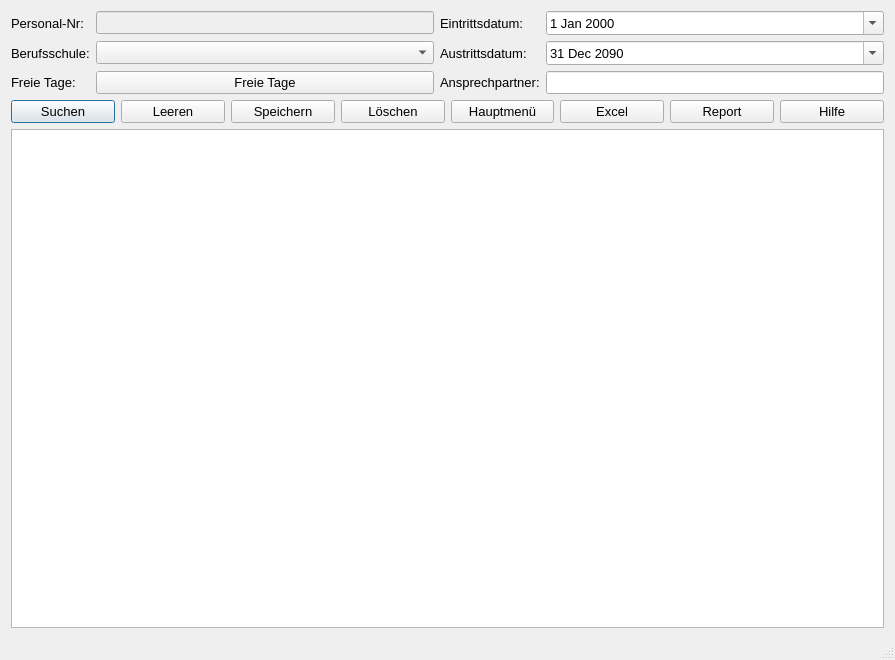
<?xml version="1.0" encoding="UTF-8"?>
<ui version="4.0">
 <class>Berufsschule</class>
 <widget class="QDialog" name="Berufsschule">
  <property name="geometry">
   <rect>
    <x>0</x>
    <y>0</y>
    <width>895</width>
    <height>660</height>
   </rect>
  </property>
  <property name="minimumSize">
   <size>
    <width>895</width>
    <height>660</height>
   </size>
  </property>
  <property name="windowTitle">
   <string>Berufsschule</string>
  </property>
  <property name="sizeGripEnabled">
   <bool>true</bool>
  </property>
  <layout class="QGridLayout" name="gridLayout">
   <item row="5" column="0" colspan="9">
    <layout class="QGridLayout" name="gridLayout_2">
     <item row="0" column="0">
      <widget class="QPushButton" name="pb_suchen">
       <property name="minimumSize">
        <size>
         <width>100</width>
         <height>0</height>
        </size>
       </property>
       <property name="font">
        <font>
         <pointsize>10</pointsize>
        </font>
       </property>
       <property name="text">
        <string>Suchen</string>
       </property>
       <property name="icon">
        <iconset>
         <normaloff>C:/Users/koele/_Symbole/UsedSymbols/searchmagnifierinterfacesymbol1_79893.ico</normaloff>C:/Users/koele/_Symbole/UsedSymbols/searchmagnifierinterfacesymbol1_79893.ico</iconset>
       </property>
      </widget>
     </item>
     <item row="0" column="1">
      <widget class="QPushButton" name="bt_clear">
       <property name="minimumSize">
        <size>
         <width>100</width>
         <height>0</height>
        </size>
       </property>
       <property name="font">
        <font>
         <pointsize>10</pointsize>
        </font>
       </property>
       <property name="text">
        <string>Leeren</string>
       </property>
       <property name="icon">
        <iconset>
         <normaloff>Z:/Knapp_Apprentice_Training/_Symbole/UsedSymbols/-clear_90704.ico</normaloff>Z:/Knapp_Apprentice_Training/_Symbole/UsedSymbols/-clear_90704.ico</iconset>
       </property>
      </widget>
     </item>
     <item row="0" column="4">
      <widget class="QPushButton" name="btHp">
       <property name="minimumSize">
        <size>
         <width>100</width>
         <height>0</height>
        </size>
       </property>
       <property name="font">
        <font>
         <pointsize>10</pointsize>
        </font>
       </property>
       <property name="text">
        <string>Hauptmenü</string>
       </property>
       <property name="icon">
        <iconset>
         <normaloff>C:/Users/koele/_Symbole/UsedSymbols/log-out_icon-icons.com_50106.ico</normaloff>C:/Users/koele/_Symbole/UsedSymbols/log-out_icon-icons.com_50106.ico</iconset>
       </property>
      </widget>
     </item>
     <item row="0" column="3">
      <widget class="QPushButton" name="btLoeschen">
       <property name="minimumSize">
        <size>
         <width>100</width>
         <height>0</height>
        </size>
       </property>
       <property name="font">
        <font>
         <pointsize>10</pointsize>
        </font>
       </property>
       <property name="text">
        <string>Löschen</string>
       </property>
       <property name="icon">
        <iconset>
         <normaloff>C:/Users/koele/_Symbole/UsedSymbols/seo-social-web-network-internet_262_icon-icons.com_61518.ico</normaloff>C:/Users/koele/_Symbole/UsedSymbols/seo-social-web-network-internet_262_icon-icons.com_61518.ico</iconset>
       </property>
      </widget>
     </item>
     <item row="0" column="6">
      <widget class="QPushButton" name="pb_report">
       <property name="minimumSize">
        <size>
         <width>100</width>
         <height>0</height>
        </size>
       </property>
       <property name="font">
        <font>
         <pointsize>10</pointsize>
        </font>
       </property>
       <property name="text">
        <string>Report</string>
       </property>
       <property name="icon">
        <iconset>
         <normaloff>C:/Users/koele/_Symbole/UsedSymbols/reporting_noun_report_document_file_icon_148360.ico</normaloff>C:/Users/koele/_Symbole/UsedSymbols/reporting_noun_report_document_file_icon_148360.ico</iconset>
       </property>
      </widget>
     </item>
     <item row="0" column="5">
      <widget class="QPushButton" name="btExcel">
       <property name="minimumSize">
        <size>
         <width>100</width>
         <height>0</height>
        </size>
       </property>
       <property name="font">
        <font>
         <pointsize>10</pointsize>
        </font>
       </property>
       <property name="text">
        <string>Excel</string>
       </property>
       <property name="icon">
        <iconset>
         <normaloff>C:/Users/koele/_Symbole/UsedSymbols/microsoft_excel_icon_132212.ico</normaloff>C:/Users/koele/_Symbole/UsedSymbols/microsoft_excel_icon_132212.ico</iconset>
       </property>
      </widget>
     </item>
     <item row="0" column="2">
      <widget class="QPushButton" name="btSpeichern">
       <property name="minimumSize">
        <size>
         <width>100</width>
         <height>0</height>
        </size>
       </property>
       <property name="font">
        <font>
         <pointsize>10</pointsize>
        </font>
       </property>
       <property name="text">
        <string>Speichern</string>
       </property>
       <property name="icon">
        <iconset>
         <normaloff>C:/Users/koele/_Symbole/UsedSymbols/save_3621.ico</normaloff>C:/Users/koele/_Symbole/UsedSymbols/save_3621.ico</iconset>
       </property>
      </widget>
     </item>
     <item row="0" column="7">
      <widget class="QPushButton" name="btHelp">
       <property name="minimumSize">
        <size>
         <width>100</width>
         <height>0</height>
        </size>
       </property>
       <property name="font">
        <font>
         <pointsize>10</pointsize>
        </font>
       </property>
       <property name="text">
        <string>Hilfe</string>
       </property>
       <property name="icon">
        <iconset>
         <normaloff>C:/Users/koele/_Symbole/UsedSymbols/info_13213.ico</normaloff>C:/Users/koele/_Symbole/UsedSymbols/info_13213.ico</iconset>
       </property>
      </widget>
     </item>
    </layout>
   </item>
   <item row="27" column="0" colspan="9">
    <widget class="QLabel" name="lab_INFO">
     <property name="maximumSize">
      <size>
       <width>16777215</width>
       <height>30</height>
      </size>
     </property>
     <property name="font">
      <font>
       <pointsize>10</pointsize>
      </font>
     </property>
     <property name="text">
      <string/>
     </property>
    </widget>
   </item>
   <item row="26" column="0" colspan="9">
    <widget class="QTableWidget" name="tw_Data">
     <property name="enabled">
      <bool>true</bool>
     </property>
     <property name="minimumSize">
      <size>
       <width>0</width>
       <height>0</height>
      </size>
     </property>
     <property name="maximumSize">
      <size>
       <width>16777215</width>
       <height>500</height>
      </size>
     </property>
     <property name="font">
      <font>
       <pointsize>10</pointsize>
      </font>
     </property>
     <property name="sizeAdjustPolicy">
      <enum>QAbstractScrollArea::AdjustIgnored</enum>
     </property>
     <property name="editTriggers">
      <set>QAbstractItemView::NoEditTriggers</set>
     </property>
     <property name="tabKeyNavigation">
      <bool>true</bool>
     </property>
     <property name="showDropIndicator" stdset="0">
      <bool>true</bool>
     </property>
     <property name="dragDropOverwriteMode">
      <bool>true</bool>
     </property>
     <property name="alternatingRowColors">
      <bool>true</bool>
     </property>
     <attribute name="verticalHeaderVisible">
      <bool>true</bool>
     </attribute>
    </widget>
   </item>
   <item row="0" column="0" colspan="9">
    <layout class="QGridLayout" name="gridLayout_4">
     <item row="1" column="1">
      <widget class="QComboBox" name="cb_Bs">
       <property name="font">
        <font>
         <pointsize>10</pointsize>
        </font>
       </property>
      </widget>
     </item>
     <item row="1" column="2">
      <widget class="QLabel" name="l_Austrittsdatum">
       <property name="font">
        <font>
         <pointsize>10</pointsize>
        </font>
       </property>
       <property name="text">
        <string>Austrittsdatum:</string>
       </property>
      </widget>
     </item>
     <item row="1" column="0">
      <widget class="QLabel" name="le_Berufsschule">
       <property name="font">
        <font>
         <pointsize>10</pointsize>
        </font>
       </property>
       <property name="text">
        <string>Berufsschule:</string>
       </property>
      </widget>
     </item>
     <item row="0" column="3">
      <widget class="QDateEdit" name="de_Eintritt">
       <property name="font">
        <font>
         <pointsize>10</pointsize>
        </font>
       </property>
       <property name="calendarPopup">
        <bool>true</bool>
       </property>
      </widget>
     </item>
     <item row="0" column="0">
      <widget class="QLabel" name="l_Vorname">
       <property name="font">
        <font>
         <pointsize>10</pointsize>
        </font>
       </property>
       <property name="text">
        <string>Personal-Nr:</string>
       </property>
      </widget>
     </item>
     <item row="0" column="2">
      <widget class="QLabel" name="l_Eintrittsdatum">
       <property name="font">
        <font>
         <pointsize>10</pointsize>
        </font>
       </property>
       <property name="text">
        <string>Eintrittsdatum:</string>
       </property>
      </widget>
     </item>
     <item row="1" column="3">
      <widget class="QDateEdit" name="de_Austritt">
       <property name="font">
        <font>
         <pointsize>10</pointsize>
        </font>
       </property>
       <property name="dateTime">
        <datetime>
         <hour>0</hour>
         <minute>0</minute>
         <second>0</second>
         <year>2090</year>
         <month>12</month>
         <day>31</day>
        </datetime>
       </property>
       <property name="maximumDateTime">
        <datetime>
         <hour>23</hour>
         <minute>59</minute>
         <second>59</second>
         <year>2090</year>
         <month>12</month>
         <day>31</day>
        </datetime>
       </property>
       <property name="calendarPopup">
        <bool>true</bool>
       </property>
      </widget>
     </item>
     <item row="0" column="1">
      <widget class="QLineEdit" name="le_PersNr">
       <property name="enabled">
        <bool>false</bool>
       </property>
       <property name="font">
        <font>
         <pointsize>10</pointsize>
        </font>
       </property>
      </widget>
     </item>
     <item row="2" column="0">
      <widget class="QLabel" name="label">
       <property name="font">
        <font>
         <pointsize>10</pointsize>
        </font>
       </property>
       <property name="text">
        <string>Freie Tage:</string>
       </property>
      </widget>
     </item>
     <item row="2" column="1">
      <widget class="QPushButton" name="pb_freieTage">
       <property name="font">
        <font>
         <pointsize>10</pointsize>
        </font>
       </property>
       <property name="text">
        <string>Freie Tage</string>
       </property>
      </widget>
     </item>
     <item row="2" column="2">
      <widget class="QLabel" name="la_ansprechpartner">
       <property name="font">
        <font>
         <pointsize>10</pointsize>
        </font>
       </property>
       <property name="text">
        <string>Ansprechpartner:</string>
       </property>
      </widget>
     </item>
     <item row="2" column="3">
      <widget class="QLineEdit" name="le_Ansprechpartner">
       <property name="font">
        <font>
         <pointsize>10</pointsize>
        </font>
       </property>
      </widget>
     </item>
    </layout>
   </item>
  </layout>
 </widget>
 <tabstops>
  <tabstop>le_PersNr</tabstop>
  <tabstop>cb_Bs</tabstop>
  <tabstop>pb_freieTage</tabstop>
  <tabstop>de_Eintritt</tabstop>
  <tabstop>de_Austritt</tabstop>
  <tabstop>le_Ansprechpartner</tabstop>
  <tabstop>pb_suchen</tabstop>
  <tabstop>bt_clear</tabstop>
  <tabstop>btSpeichern</tabstop>
  <tabstop>btLoeschen</tabstop>
  <tabstop>btHp</tabstop>
  <tabstop>btExcel</tabstop>
  <tabstop>pb_report</tabstop>
  <tabstop>btHelp</tabstop>
  <tabstop>tw_Data</tabstop>
 </tabstops>
 <resources/>
 <connections/>
</ui>
